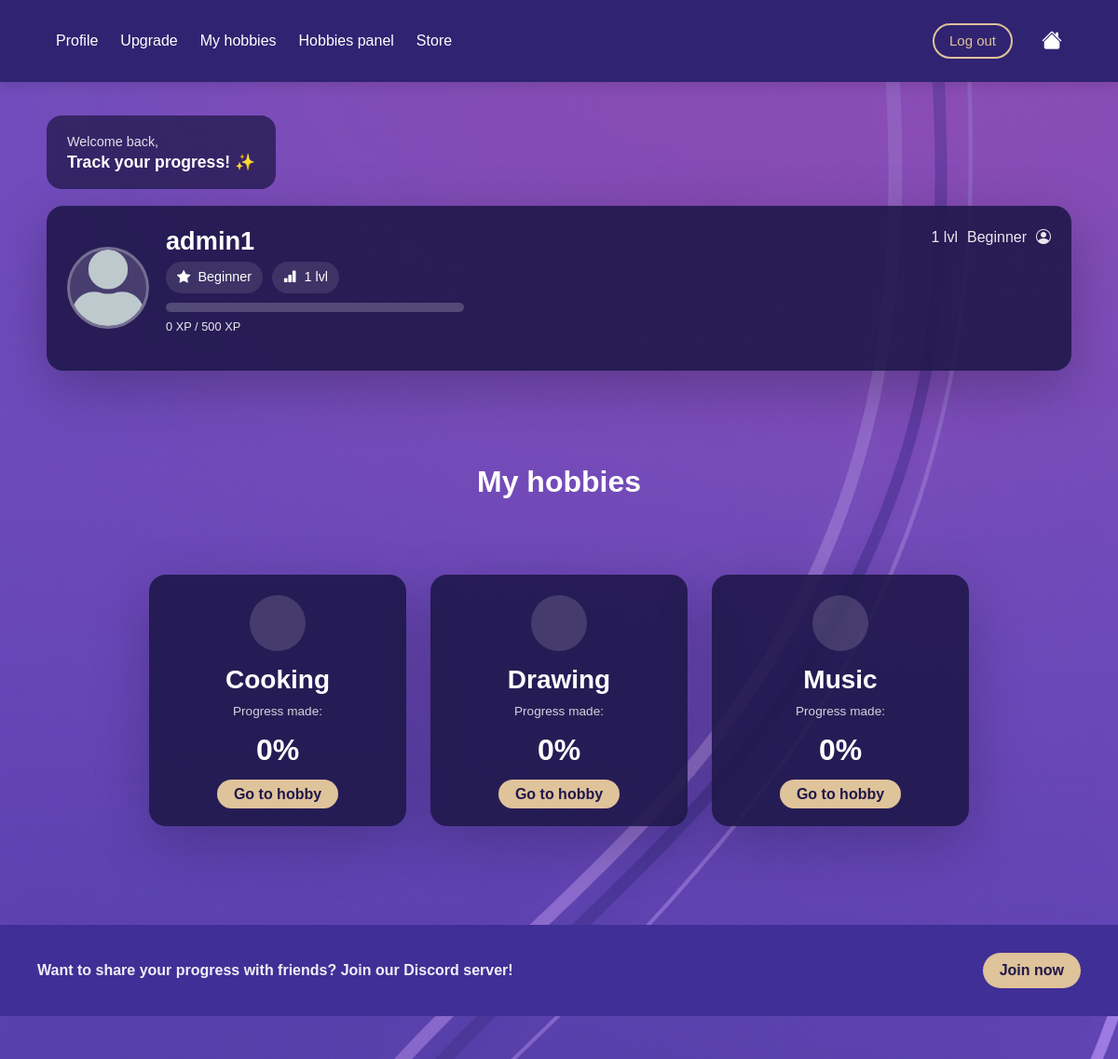
/profile/ (signed in, upper part), run on an earlier commit of the app's database.
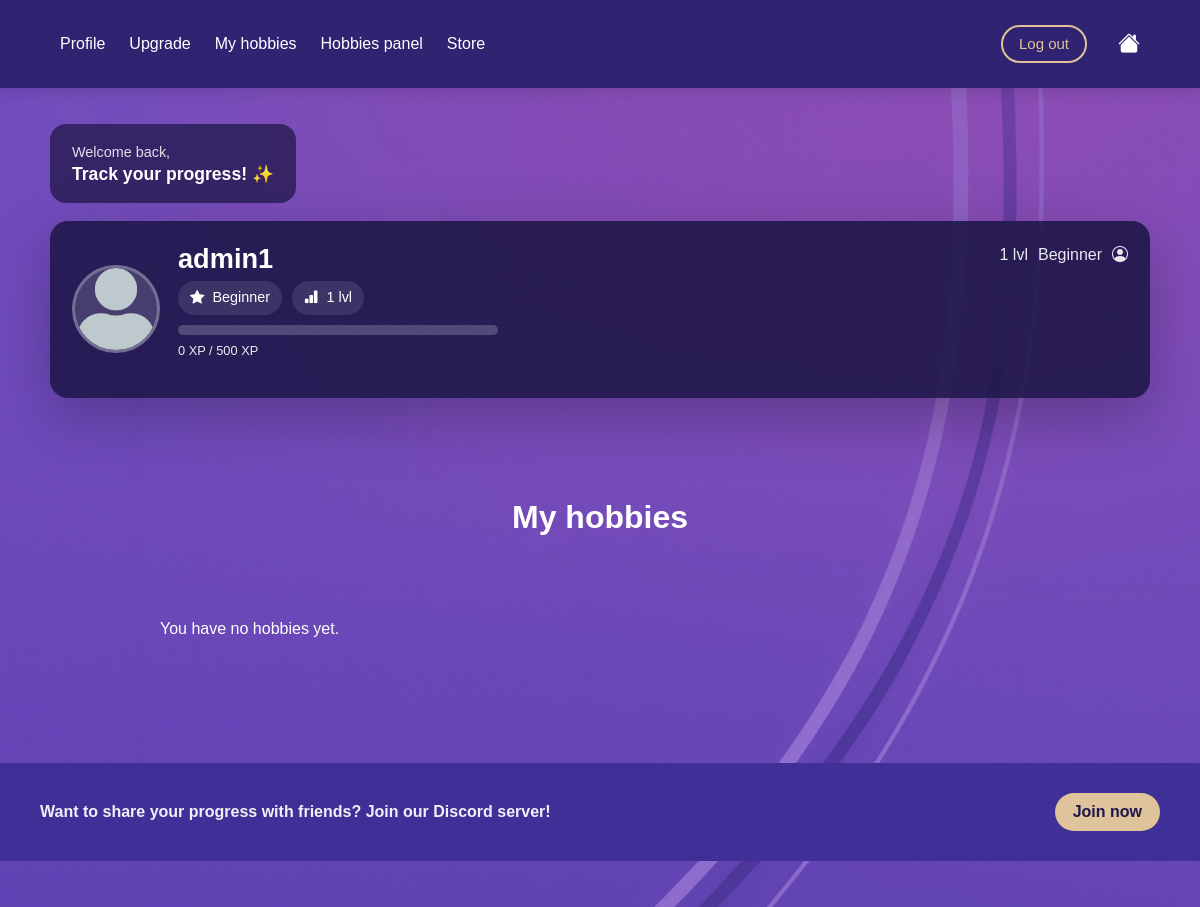
And on a later commit of the database.
### myapp/models.py (models this page shows, shortened)
class Level(models.Model):
    title = models.CharField(max_length=100, unique=True)
    xp_required = models.PositiveIntegerField()
    class Meta:
        ordering = ['xp_required']

class Hobby(models.Model):
    user = models.ForeignKey(User, on_delete=models.CASCADE, related_name="hobbies")
    detail = models.ForeignKey(HobbyDetail, on_delete=models.CASCADE)

class HobbyDetail(models.Model):
    name = models.CharField(max_length=100, unique=True)
    description = models.TextField()

### myapp/views.py (the view)
# urls.py: path('profile/', views.profile, name='profile'),
@login_required
def profile(request):
    user = request.user
    hobbies = (
        Hobby.objects
        .filter(user=user)
        .select_related("detail")
    )
    HOBBY_ICONS = {
        "Cooking": "fi fi-rr-hat-chef",
        "Drawing": "fi fi-rr-drawer-alt",
        "Coding": "fi fi-rr-square-terminal",
        "Music": "fi fi-rr-music-alt",
        "Fitness": "fi fi-tr-dumbbell-ray",
    }
    for hobby in hobbies:
        hobby.icon = HOBBY_ICONS.get(hobby.detail.name, "fi fi-rr-star")
        challenges = Challenge.objects.filter(hobby_detail=hobby.detail)
        total = challenges.count()
        completed = UserChallenges.objects.filter(
            user=user,
            challenge__in=challenges,
            completed=True
        ).count()
        hobby.progress = int((completed / total) * 100) if total > 0 else 0
    stats, _ = UserStats.objects.get_or_create(user=user)
    current_xp = stats.xp_total
    levels = list(Level.objects.all().order_by("xp_required"))
    current_level = stats.level if stats.level else levels[0]
    next_level = None
    level_number = 1
    for i, lvl in enumerate(levels):
        if lvl.id == current_level.id:
            level_number = i + 1
            if i + 1 < len(levels):
                next_level = levels[i + 1]
            break
    progress_percent = 100
    xp_color = "xp-high"
    if next_level:
        xp_range = next_level.xp_required
        if xp_range > 0:
            progress_percent = int((current_xp / xp_range) * 100)
            progress_percent = max(0, min(progress_percent, 100))
    return render(request, "myapp/profile.html", {
        "user": user,
        "hobbies": hobbies,
        "current_level": current_level,
        "next_level": next_level,
        "current_xp": current_xp,
        "progress_percent": progress_percent,
        "level_number": level_number,
        "levels": levels,
        "xp_color": xp_color,
    })

### myapp/templates/myapp/profile.html (shortened to what this page needs)
{% extends "myapp/base.html" %}
{% load static %}
{% block extra_css %}
<link rel="stylesheet" href="{% static 'css/profile.css' %}">
{% endblock %}
{% block content %}
<main class="profile-bg">
  <div class="profile-container">
    <div class="welcome-card">
      <p class="welcome-small">Welcome back,</p>
      <h3 class="welcome-title">Track your progress! ✨</h3>
    </div>
    <section class="user-card">
      <div class="user-left">
        <div class="avatar">
          <img src="{% static 'img/avatar.png' %}" alt="User avatar">
        </div>
        <div class="user-info">
          <h2 class="username">{{ request.user.username }}</h2>
          <div class="user-badges">
            {% if current_level %}
              <span class="badge-pill">
                <i class="bi bi-star-fill"></i>
                {{ current_level.title }}
              </span>
              <span class="badge-pill">
                <i class="bi bi-bar-chart-fill"></i>
                {{ level_number }} lvl
              </span>
            {% endif %}
          </div>
          <div class="xp-wrap">
            <div class="xp-bar">
            </div>
            <p class="xp-text">
              {{ current_xp }} XP
              {% if next_level %}
                / {{ next_level.xp_required }} XP
              {% endif %}
            </p>
          </div>
        </div>
      </div>
      <div class="user-right">
        {% if current_level %}
          <div class="top-right-mini">
            <span class="mini-lvl">{{ level_number }} lvl</span>
            <span class="mini-title">{{ current_level.title }}</span>
            <i class="bi bi-person-circle mini-icon"></i>
          </div>
        {% endif %}
      </div>
    </section>
    <h2 class="section-title">My hobbies</h2>
    <section class="hobbies-grid">
      {% for hobby in hobbies %}
        <div class="hobby-card">
          <div class="hobby-icon">
          </div>
          <h3>{{ hobby.detail.name }}</h3>
          <p class="progress-label">Progress made:</p>
          <div class="progress-big">{{ hobby.progress }}%</div>
          <a href="{% url 'hobby_detail' hobby.detail.id %}" class="small-btn">
            Go to hobby
          </a>
        </div>
      {% empty %}
        <p>You have no hobbies yet.</p>
      {% endfor %}
    </section>
    <section class="discord-strip">
      <p>Want to share your progress with friends? Join our Discord server!</p>
      <button class="small-btn">Join now</button>
    </section>
  </div>
</main>
{% endblock %}

### myapp/templates/myapp/base.html (shortened to what this page needs)
{% load static %}
<!DOCTYPE html>
<html lang="en">
<head>
  <link href="https://cdn.jsdelivr.net/npm/bootstrap@5.3.2/dist/css/bootstrap.min.css" rel="stylesheet">
  <link href="https://cdn.jsdelivr.net/npm/bootstrap-icons@1.11.1/font/bootstrap-icons.css" rel="stylesheet">
  <link rel="stylesheet" href="https://cdn-uicons.flaticon.com/3.0.0/uicons-regular-rounded/css/uicons-regular-rounded.css">
  <link rel="stylesheet" href="https://cdn-uicons.flaticon.com/3.0.0/uicons-solid-rounded/css/uicons-solid-rounded.css">
  <link rel="stylesheet" href="https://cdn-uicons.flaticon.com/3.0.0/uicons-thin-rounded/css/uicons-thin-rounded.css">
  <link rel="stylesheet" href="https://cdn-uicons.flaticon.com/3.0.0/uicons-brands/css/uicons-brands.css">
  <link rel="stylesheet" href="{% static 'css/navbar.css' %}">
  <link rel="stylesheet" href="{% static 'css/style.css' %}">
  {% block extra_css %}{% endblock %}
</head>
<body>
<nav class="navbar navbar-develobby">
  <div class="container-fluid">
    <ul class="navbar-nav d-flex flex-row gap-4 align-items-center">
      {% if user.is_authenticated %}
        <li><a class="nav-link text-white" href="{% url 'profile' %}">Profile</a></li>
        <li><a class="nav-link text-white" href="{% url 'upgrade' %}">Upgrade</a></li>
        <li><a class="nav-link text-white" href="{% url 'hobbies' %}">My hobbies</a></li>
        <li><a class="nav-link text-white" href="{% url 'hobby_panel' %}">Hobbies panel</a></li>
        <li><a class="nav-link text-white" href="{% url 'store' %}">Store</a></li>
      {% endif %}
    </ul>
    <div class="d-flex align-items-center gap-3">
      {% if user.is_authenticated %}
        <form method="post" action="{% url 'logout' %}" class="m-0">
          <button type="submit" class="nav-action-btn">
            Log out
          </button>
        </form>
      {% else %}
        <a href="{% url 'login' %}" class="nav-action-btn">
          Sign In
        </a>
      {% endif %}
      <i class="bi bi-house-fill nav-icon"
         onclick="window.location.href='{% url 'homepage' %}'"></i>
    </div>
  </div>
</nav>
{% block content %}{% endblock %}
</body>
</html>

### myapp/static/css/navbar.css (style rules this page uses)
.navbar-develobby { background-color: #302371; padding: 15px 20px; position: sticky; top: 0; z-index: 1000; box-shadow: 0 4px 14px rgba(0, 0, 0, 0.12); }
.navbar-nav { display: flex; flex-direction: row; gap: 32px; }
.navbar { display: flex; align-items: center; justify-content: space-between; }
.nav-link { color: #ffffff !important; font-weight: 500; font-size: 16px; }
.nav-icon { color: #ffffff; font-size: 22px; cursor: pointer; margin-left: 15px; }
.nav-action-btn { background-color: transparent; border: 2px solid #DFC39A; color: #DFC39A; padding: 6px 16px; border-radius: 999px; font-weight: 500; font-size: 15px; cursor: pointer; transition: all 0.25s ease; text-decoration: none; display: inline-flex; align-items: center; }
.navbar form { display: inline; }

### myapp/static/css/style.css (style rules this page uses)
:root { --dark-purple: #302371; --purple: #543EA7; --beige: #DFC39A; --violet: #704ABC; --pink-violet: #9753CC; --light-violet: #B4A2E7; --white: #ffffff; }
* { box-sizing: border-box; margin: 0; padding: 0; font-family: 'Arial', sans-serif; }
body { margin: 0; background: #704ABC; color: var(--white); }
.navbar { padding: 24px 48px; }
section { padding: 80px 10%; }
a { text-decoration: none !important; }

### myapp/static/css/profile.css (style rules this page uses)
:root { --dark-purple: #20184B; --purple: #402F96; --beige: #DFC39A; --white: #ffffff; --card: rgba(32, 24, 75, 0.90); --card-soft: rgba(32, 24, 75, 0.75); }
* { box-sizing: border-box; margin: 0; padding: 0; font-family: Arial, sans-serif; }
body { color: var(--white); }
.profile-bg { min-height: calc(100vh - 64px); padding: 36px 18px 0px; background-image: url("../img/ChatGPT_Image_29_lis_2025_17_41_00.png"); background-size: cover; background-position: center bottom; background-repeat: no-repeat; background-position: center 1%; }
.profile-container { max-width: 1100px; margin: 0 auto; }
.profile-container { display: flex; flex-direction: column; align-items: flex-start; }
.welcome-card { background: var(--card-soft); border-radius: 16px; padding: 18px 22px; width: fit-content; margin-bottom: 18px; }
.welcome-small { opacity: 0.85; margin: 0; font-size: 0.9rem; }
.welcome-title { margin: 0; font-weight: 700; font-size: 1.1rem; }
.user-card { width: 100%; background: var(--card); border-radius: 18px; padding: 22px; display: flex; justify-content: space-between; gap: 18px; box-shadow: 0 18px 60px rgba(0, 0, 0, 0.25); }
.user-left { display: flex; gap: 18px; align-items: center; }
.avatar { width: 88px; height: 88px; border-radius: 50%; overflow: hidden; border: 3px solid rgba(255,255,255,0.25); background: rgba(255,255,255,0.15); flex-shrink: 0; }
.avatar img { width: 100%; height: 100%; object-fit: cover; display: block; }
.username { font-size: 1.7rem; margin: 0 0 6px 0; font-weight: 800; }
.user-badges { display: flex; gap: 10px; flex-wrap: wrap; margin-bottom: 10px; }
.badge-pill { display: inline-flex; align-items: center; gap: 8px; background: rgba(255,255,255,0.10); padding: 6px 12px; border-radius: 999px; font-size: 0.9rem; }
.xp-wrap { margin-top: 4px; }
.xp-bar { width: 320px; height: 10px; background: rgba(255,255,255,0.20); border-radius: 99px; overflow: hidden; }
.xp-text { font-size: 0.8rem; opacity: 0.9; margin-top: 6px; }
.top-right-mini { display: flex; align-items: center; gap: 10px; opacity: 0.9; }
.section-title { text-align: center; width: 100%; margin-top: 100px; margin-bottom: 0px; font-size: 2rem; font-weight: 800; }
.hobbies-grid { width: 100%; display: grid; grid-template-columns: repeat(3, 1fr); gap: 26px; }
.small-btn { background: var(--beige); color: var(--dark-purple); border: none; border-radius: 999px; padding: 7px 18px; font-weight: 700; cursor: pointer; transition: transform 0.15s ease, opacity 0.15s ease; text-decoration: none; }
.discord-strip { width: 100vw; margin-left: calc(-50vw + 50%); margin-right: calc(-50vw + 50%); margin-top: 26px; background: #402F96; border-radius: 0; padding: 30px 40px; display: flex; align-items: center; justify-content: space-between; gap: 12px; }
.discord-strip p { margin: 0; font-weight: 600; opacity: 0.92; }

What changed in the data, as far as the page shows it:
removed Hobby: detail.name "Cooking", progress "0"
removed Hobby: detail.name "Drawing", progress "0"
removed Hobby: detail.name "Music", progress "0"
Also different on the page:
text now shown: "You have no hobbies yet."
